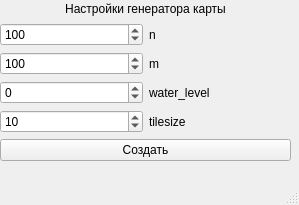
<?xml version="1.0" encoding="UTF-8"?>
<ui version="4.0">
 <class>Starter</class>
 <widget class="QMainWindow" name="Starter">
  <property name="geometry">
   <rect>
    <x>0</x>
    <y>0</y>
    <width>299</width>
    <height>205</height>
   </rect>
  </property>
  <property name="windowTitle">
   <string>Map Generator</string>
  </property>
  <widget class="QWidget" name="centralwidget">
   <widget class="QWidget" name="gridLayoutWidget_5">
    <property name="geometry">
     <rect>
      <x>0</x>
      <y>0</y>
      <width>291</width>
      <height>161</height>
     </rect>
    </property>
    <layout class="QGridLayout" name="gridLayout_5">
     <item row="0" column="0">
      <widget class="QLabel" name="label_2">
       <property name="layoutDirection">
        <enum>Qt::LeftToRight</enum>
       </property>
       <property name="text">
        <string>Настройки генератора карты</string>
       </property>
       <property name="alignment">
        <set>Qt::AlignCenter</set>
       </property>
      </widget>
     </item>
     <item row="3" column="0">
      <widget class="QPushButton" name="create_btn">
       <property name="text">
        <string>Создать</string>
       </property>
      </widget>
     </item>
     <item row="2" column="0">
      <layout class="QGridLayout" name="gridLayout_4">
       <item row="0" column="0">
        <layout class="QGridLayout" name="gridLayout_3">
         <item row="0" column="0">
          <widget class="QSpinBox" name="n">
           <property name="maximum">
            <number>10000</number>
           </property>
           <property name="singleStep">
            <number>10</number>
           </property>
           <property name="value">
            <number>100</number>
           </property>
          </widget>
         </item>
         <item row="1" column="0">
          <widget class="QSpinBox" name="m">
           <property name="maximum">
            <number>10000</number>
           </property>
           <property name="singleStep">
            <number>10</number>
           </property>
           <property name="value">
            <number>100</number>
           </property>
          </widget>
         </item>
         <item row="2" column="0">
          <widget class="QSpinBox" name="wl">
           <property name="minimum">
            <number>-255</number>
           </property>
           <property name="maximum">
            <number>255</number>
           </property>
          </widget>
         </item>
         <item row="3" column="0">
          <widget class="QSpinBox" name="ts">
           <property name="maximum">
            <number>100</number>
           </property>
           <property name="value">
            <number>10</number>
           </property>
          </widget>
         </item>
        </layout>
       </item>
       <item row="0" column="1">
        <layout class="QGridLayout" name="gridLayout">
         <item row="2" column="0">
          <widget class="QLabel" name="label_4">
           <property name="text">
            <string>water_level</string>
           </property>
          </widget>
         </item>
         <item row="0" column="0">
          <widget class="QLabel" name="label">
           <property name="text">
            <string>n</string>
           </property>
          </widget>
         </item>
         <item row="1" column="0">
          <widget class="QLabel" name="label_3">
           <property name="text">
            <string>m</string>
           </property>
          </widget>
         </item>
         <item row="3" column="0">
          <widget class="QLabel" name="label_5">
           <property name="text">
            <string>tilesize</string>
           </property>
          </widget>
         </item>
        </layout>
       </item>
      </layout>
     </item>
    </layout>
   </widget>
  </widget>
  <widget class="QMenuBar" name="menubar">
   <property name="geometry">
    <rect>
     <x>0</x>
     <y>0</y>
     <width>299</width>
     <height>21</height>
    </rect>
   </property>
  </widget>
  <widget class="QStatusBar" name="statusbar"/>
 </widget>
 <resources/>
 <connections/>
</ui>
